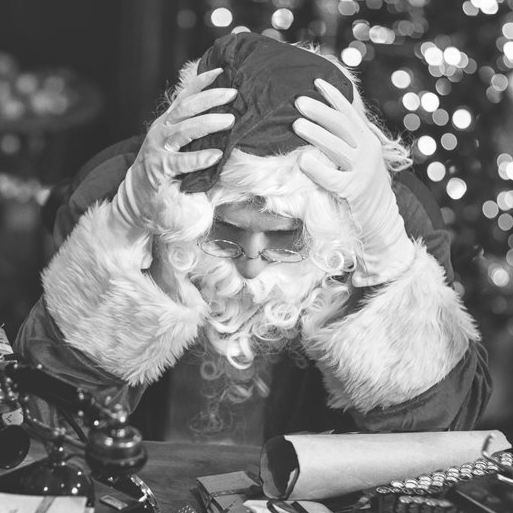
#> input picture I part/deda_mraz.png, 513 x 513 px
$ python zadatak5.2.py
#> lines starting #> are read from the running program, lines starting #| are printed output that depends on the picture
from skimage import io
import numpy as np
import plotly.express as px

img = io.imread('deda_mraz.png')
#> img is the input picture: shape (513, 513); min 26, max 255, mean 124.8

H_size = img.shape #treba da je shape od transformisane slike
#> H_size = (513, 513)
n = 5
D0 = 100

u = np.arange(H_size[0]).reshape(-1, 1) - np.floor(H_size[0]/2)
#> u = 513 values from -256 to 256
v = np.arange(H_size[1]) - np.floor(H_size[1]/2)
#> v = 513 values from -256 to 256
D = np.sqrt(u**2 + v**2)
h = 1 / (1 + (D/D0)**(2*n))

IMG = np.fft.fftshift(np.fft.fft2(img, s=(2*img.shape[0], 2*img.shape[0])))
amp = px.imshow(np.log(np.abs(IMG) + 1), color_continuous_scale='gray')
amp.show()

H = np.fft.fftshift(np.fft.fft2(h, s=(2*img.shape[0], 2*img.shape[0])))
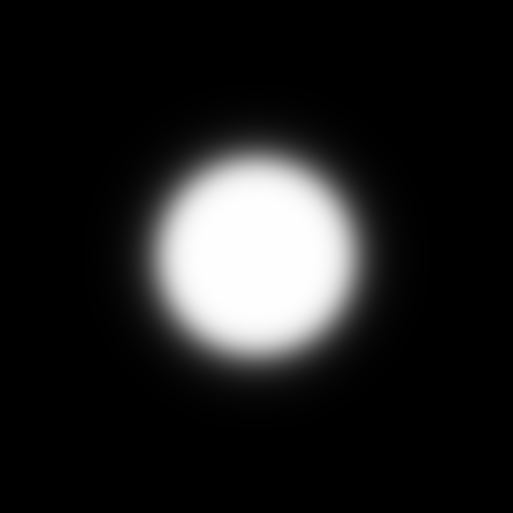
#> h: shape (513, 513) float64; min 2.58e-06, max 1, mean 0.128
IMG_f = IMG * H
AMP = px.imshow(np.log(np.abs(IMG_f) + 1), color_continuous_scale='gray')
AMP.show()

img_f = np.real(np.fft.fft2(np.fft.fftshift(IMG_f)))
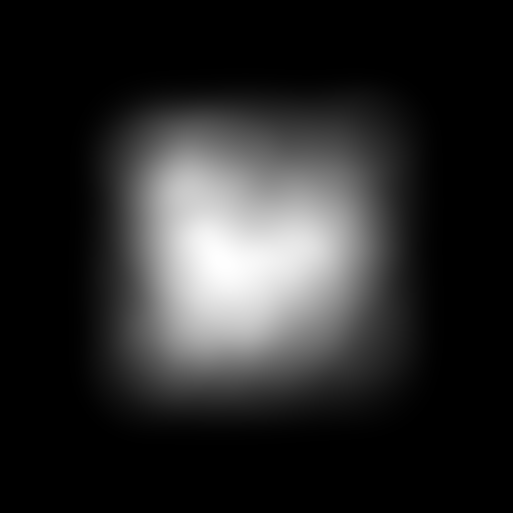
#> img_f: shape (1026, 1026) float64 (shown at 1/2 size); min -0.00205, max 6.83e+12, mean 1.1e+12; drawn with min black and max white
px.imshow(img_f, color_continuous_scale='gray').show()

$ run again, with I part/cookies.png copied over I part/deda_mraz.png
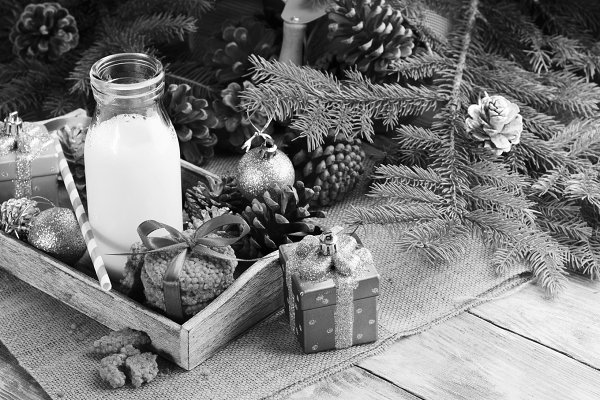
#> input picture I part/cookies.png, 600 x 400 px
#> img is the input picture: shape (400, 600); min 0, max 255, mean 122.4
#> `H = np.fft.fftshift(np.fft.fft2(h, s=(2*img.shape[0], 2*img.shape[0])))`:
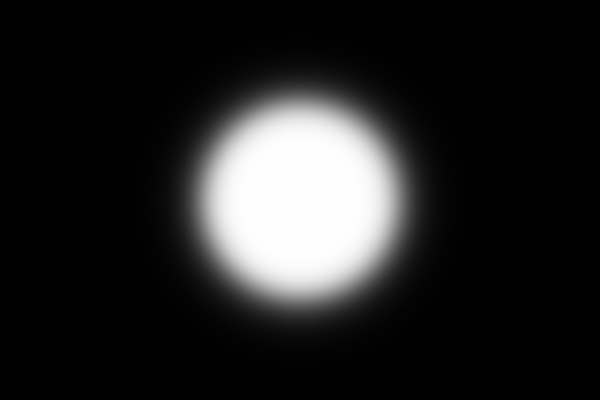
#> h: shape (400, 600) float64; min 2.69e-06, max 1, mean 0.14
#> `img_f = np.real(np.fft.fft2(np.fft.fftshift(IMG_f)))`:
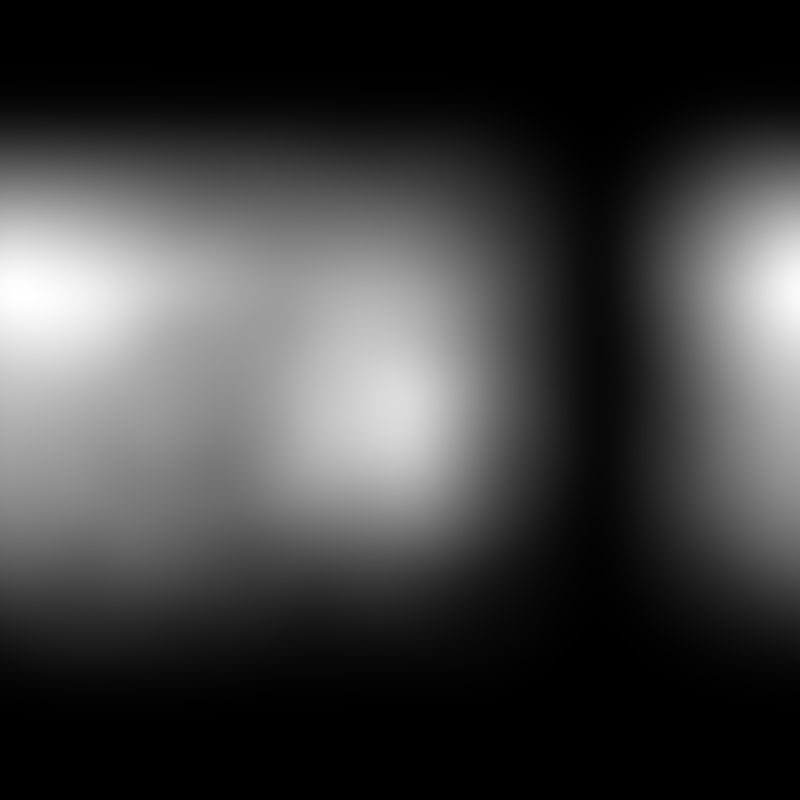
#> img_f: shape (800, 800) float64; min -0.000977, max 3.85e+12, mean 9.86e+11; drawn with min black and max white
